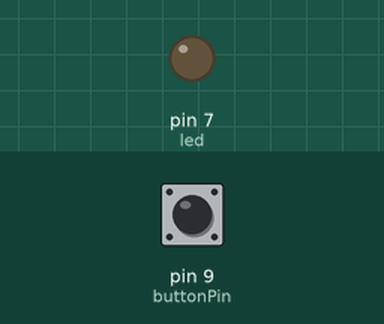
Simulated run of this sketch. Board: Arduino Uno, built with avr-gcc and run on an emulated ATmega328P. Shown: output pins drawn as LEDs (lit = HIGH). The inputs (shaded band) are chosen by the test bench; at power-on: pin 9 (buttonPin) HIGH.

Above: at 2.8 s.
2.9 s: pin 9 (buttonPin) pulled LOW for 1.2 s
At 4.0 s:
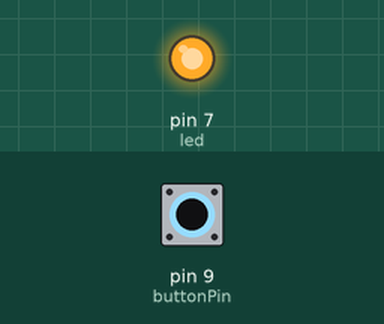
6.5 s: pin 9 (buttonPin) pulled LOW for 3.2 s
At 10.5 s:
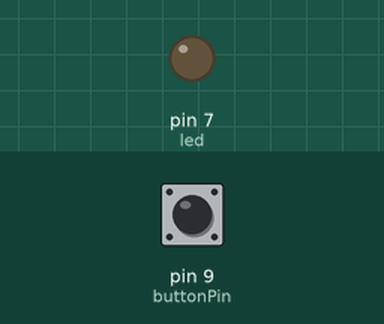
Timing chart, 0 to 12.0 s (numbered marks = the images above; inputs shaded):
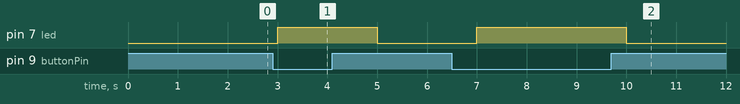

The sketch:

pushbutton_led_control_serial.ino
```cpp
int x;
int buttonPin = 9;
int led=7;
void setup() {
  Serial.begin(9600);
  pinMode( buttonPin,INPUT_PULLUP);
   pinMode(led,OUTPUT);
}

void loop() {
x=digitalRead( buttonPin);

if(x==0)
{
  digitalWrite(led,HIGH);
}
else if(x==1)
{
 digitalWrite(led,LOW);
}
delay(1000);
}
```

Measured:
- after the input at 2.9 s, pin 7 (led): LOW → HIGH after 0.10 s, → LOW 2.0 s later
- after the input at 6.5 s, pin 7 (led): LOW → HIGH after 0.50 s, → LOW 3.0 s later
